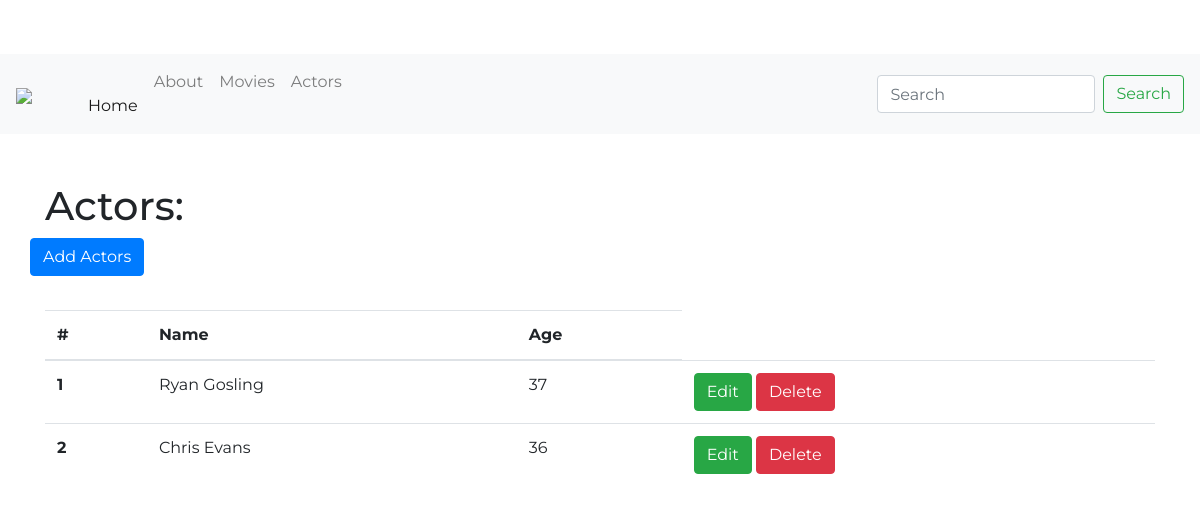
Before: /actors with the older database file.
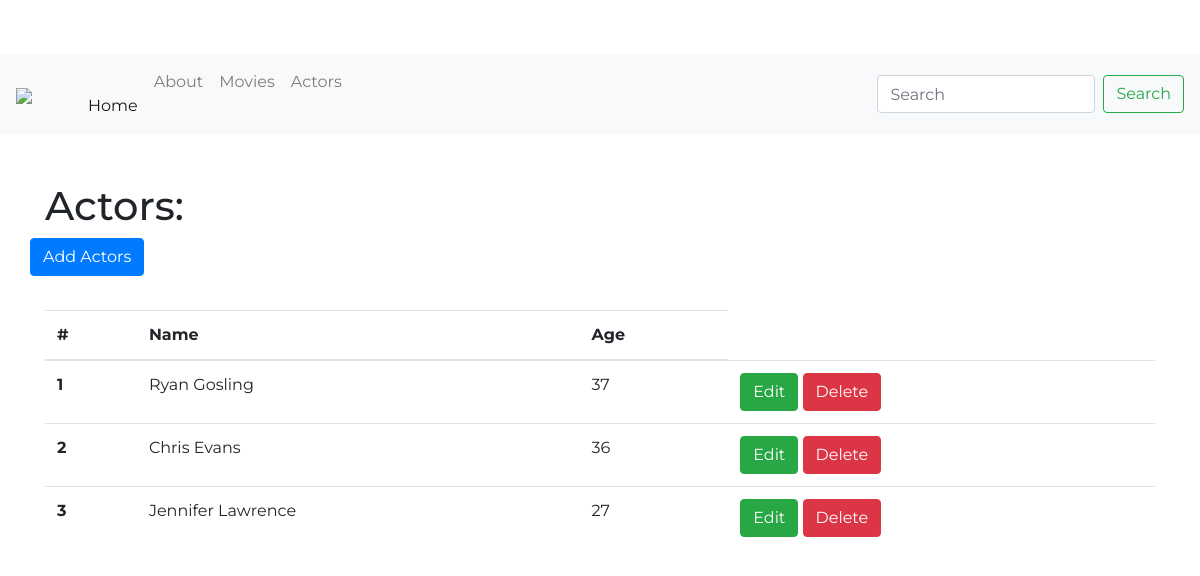
After: the same page with the newer database file.
### movie.py (models this page shows)
class Actor(db.Model):
    __tablename__= 'actors'
    id = db.Column(db.Integer, primary_key=True)
    name = db.Column(db.String(64))
    age = db.Column(db.Integer)
    movies = db.relationship('Movie', backref='actor', cascade='delete')

### movie.py (the view)
@app.route('/actors')
def show_all_actors():
    actors = Actor.query.all()
    return render_template('actor-all.html', actors=actors)

### templates/actor-all.html (shortened to what this page needs)
{% extends "base.html" %}
{% block content %}
<div class="container">
    <h1 class="mt-5"> Actors: </h1>
    <div class="row bottom-margin">
      <a href="/actors/add" class="btn btn-primary" role="button" aria-disabled="true">Add Actors</a>
    </div>
  {% if actors %}
  <table class="table">
    <thead>
      <tr>
        <th>#</th>
        <th>Name</th>
        <th>Age</th>
      </tr>
    </thead>
    <tbody>
    {% for actor in actors %}
      <tr>
        <th scope="row">{{actor.id}}</th>
        <td>{{actor.name}}</td>
        <td>{{actor.age}}</td>
        <td>
          <a href="/actors/edit/{{actor.id}}" class="btn btn-success" role="button">Edit</a>
          <a href="/actors/delete/{{actor.id}}" class="btn btn-danger" role="button">Delete</a>
        </td>
    </tr>
    {% endfor %}
  </tbody>
  </table>
  {% else %}
  <h3>actors table is empty</h3>
  {% endif %}
{%endblock%}

### templates/base.html (shortened to what this page needs)
<!doctype html>
<html lang="en">
<head>
  <link rel="stylesheet" href="https://stackpath.bootstrapcdn.com/bootstrap/4.1.0/css/bootstrap.min.css">
  <link rel="stylesheet" href="{{ url_for('static', filename='css/main.css') }}">
</head>
<body>
  <nav class="navbar navbar-expand-lg navbar-light bg-light">
    <a class="navbar-brand">
    <img src="static/img/jules.jpg alt="Icon">
    <div class="collapse navbar-collapse" id="navbarSupportedContent">
      <ul class="navbar-nav mr-auto">
        <li class="nav-item active">
          <a class="nav-link" href="/">Home <span class="sr-only">(current)</span></a>
        </li>
        <li class="nav-item">
          <a class="nav-link" href="/about">About</a>
        </li>
        <li class="nav-item">
          <a class="nav-link" href="/movies">Movies</a>
        </li>
        <li class="nav-item">
          <a class="nav-link" href="/actors">Actors</a>
        </li>
      </ul>
      <form class="form-inline my-2 my-lg-0">
        <input class="form-control mr-sm-2" type="search" placeholder="Search" aria-label="Search">
        <button class="btn btn-outline-success my-2 my-sm-0" type="submit">Search</button>
      </form>
    </div>
  </nav>
  {%block content%}
  {% endblock %}
</body>
</html>

### static/css/main.css (style rules this page uses)
body { padding-top: 54px; font-family: 'Montserrat', sans-serif; }
.bottom-margin { margin-bottom: 10px; }

Changed rows visible on the page:
added Actor: id "3", name "Jennifer Lawrence", age "27"
